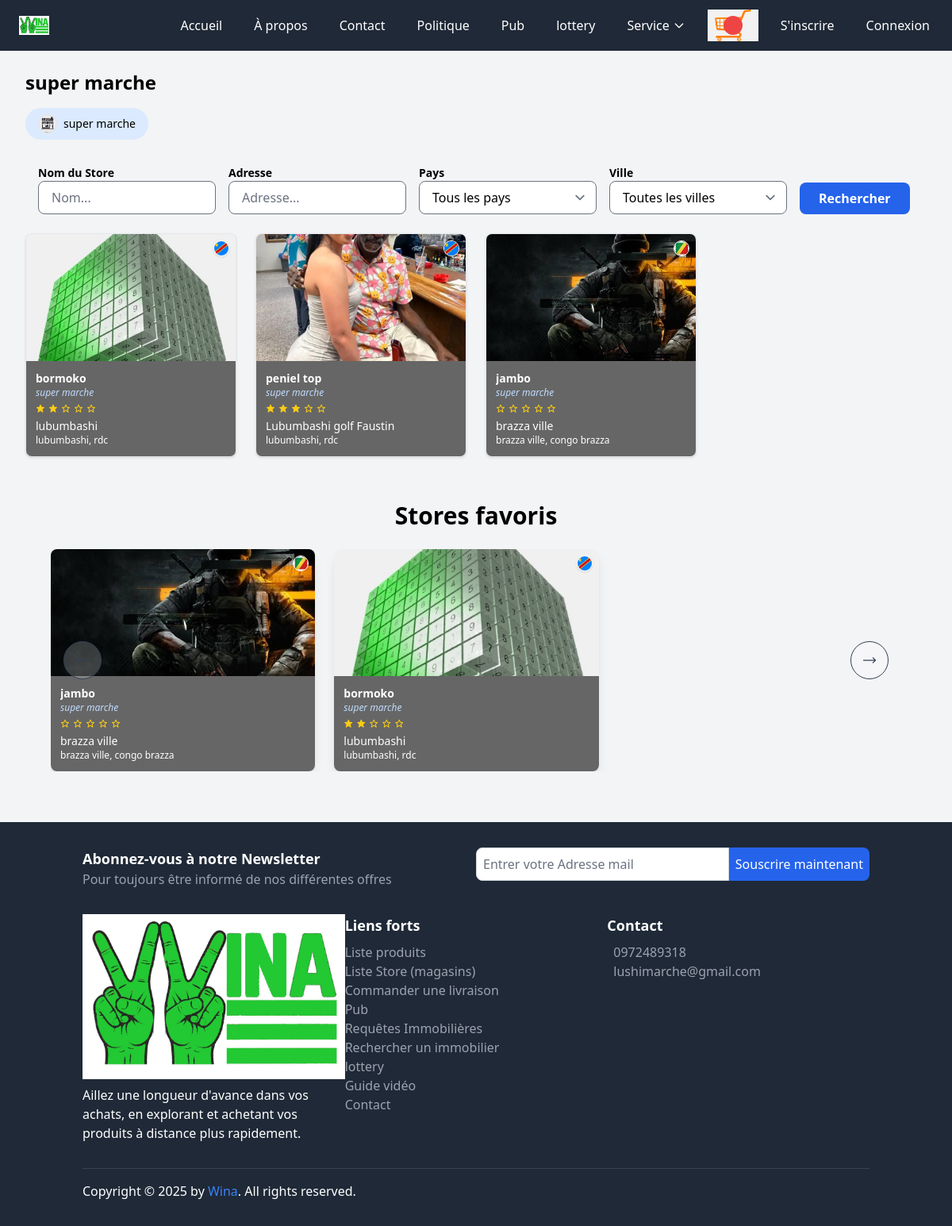
Page /stores/by-typestore-django/1/ on the committed database.
### core/models.py (models this page shows, shortened)
class Typestore(models.Model):
    nom = models.CharField(max_length=100)
    image = models.ImageField(upload_to="typestore_img/", blank=True, null=True)

class Store(models.Model):
    owner = models.ForeignKey(
        settings.AUTH_USER_MODEL,
        on_delete=models.CASCADE,
        related_name="stores"
    )
    name = models.CharField(max_length=255)
    slug = models.SlugField(blank=True, null=True, unique=True)
    description = models.TextField()
    adresse = models.TextField()
    thumbnail = models.ImageField(
        upload_to="img",
        null=True,
        blank=True,
        verbose_name="Image du Store"
    )
    created_at = models.DateTimeField(auto_now_add=True)
    updated_at = models.DateTimeField(auto_now=True)
    typestore = models.ForeignKey(
        Typestore,
        on_delete=models.SET_NULL,
        null=True,
        blank=True
    )
    typebusiness = models.ForeignKey(
        'TypeBusiness',
        on_delete=models.SET_NULL,
        null=True,
        blank=True,
        related_name='stores'
    )
    country = models.ForeignKey(
        Country,
        on_delete=models.SET_NULL,
        null=True,
        blank=True,
        related_name="stores"
    )
    city = models.ForeignKey(
        City,
        on_delete=models.SET_NULL,
        null=True,
        blank=True,
        related_name="stores"
    )
    apply_commission = models.BooleanField(default=True)
    favoritestore = models.BooleanField(default=False)
    is_active = models.BooleanField(default=False)
    latitude = models.DecimalField(max_digits=9, decimal_places=6, null=True, blank=True)
    longitude = models.DecimalField(max_digits=9, decimal_places=6, null=True, blank=True)
    from django.utils.text import slugify
    @property
    def average_rating(self):
        from django.db.models import Avg
        average = self.testimonials.aggregate(avg=Avg('rating'))['avg'] or 0
        return round(average / 2, 1)  # Note sur 5 étoiles

class Country(models.Model):
    name = models.CharField(max_length=100, unique=True)
    flag = models.ImageField(upload_to='flags/')

class City(models.Model):
    name = models.CharField(max_length=100)
    image = models.ImageField(upload_to='cities/')
    country = models.ForeignKey(Country, on_delete=models.CASCADE, related_name='cities')

class FeaturedStore(models.Model):
    store = models.ForeignKey(Store, on_delete=models.CASCADE, related_name='featured_entries')
    show_in_all = models.BooleanField(default=False, help_text="Afficher pour tous les pays et villes")
    country = models.ForeignKey(Country, on_delete=models.SET_NULL, null=True, blank=True)
    city = models.ForeignKey(City, on_delete=models.SET_NULL, null=True, blank=True)
    start_date = models.DateField(null=True, blank=True)
    end_date = models.DateField(null=True, blank=True)
    created_at = models.DateTimeField(auto_now_add=True)

### base/views.py (the view)
# urls.py: path("stores/by-typestore-django/<int:typestore_id>/", views.stores_by_typestore_django, name="stores_by_typestore_django"),
def stores_by_typestore_django(request, typestore_id):
    typestore = get_object_or_404(Typestore, id=typestore_id)
    country_id = request.GET.get("country")
    city_id = request.GET.get("city")
    name = request.GET.get("name", "").strip()
    stores = Store.objects.filter(typestore_id=typestore_id, is_active=True)
    if country_id:
        stores = stores.filter(country_id=country_id)
    if city_id:
        stores = stores.filter(city_id=city_id)
    if name:
        stores = stores.filter(name__icontains=name)
    paginator = Paginator(stores, 6)  # ← mets plus que 1 pour un rendu normal
    page_number = request.GET.get('page')
    try:
        stores_page = paginator.page(page_number)
    except PageNotAnInteger:
        stores_page = paginator.page(1)
    except EmptyPage:
        stores_page = paginator.page(paginator.num_pages)
    user = request.user
    if user.is_authenticated:
        featured_stores = FeaturedStore.objects.filter(
            Q(show_in_all=True) |
            Q(show_in_all=False, country=user.country) |
            Q(show_in_all=False, city=user.city)
        ).select_related('store', 'store__country', 'store__city').order_by('-created_at')
    else:
        featured_stores = FeaturedStore.objects.filter(
            show_in_all=True
        ).select_related('store', 'store__country', 'store__city').order_by('-created_at')
    context = {
        "typestore": typestore,
        "stores": stores_page,
        "countries": Country.objects.all(),
        "cities": City.objects.all(),
        "typebusinesses": TypeBusiness.objects.all(),
        "typestores": Typestore.objects.all(),
        "featured_stores": featured_stores,
        "selected_country": int(country_id) if country_id else None,
        "selected_city": int(city_id) if city_id else None,
        "search_name": name,
    }
    return render(request, "base/stores_by_typestore.html", context)

### core/context_processors.py (called while the page is built)
def cart(request):
    if request.user.is_authenticated:
        cart = get_or_create_cart(request.user)
    else:
        cart = None
    return {'cart': cart}

def unread_notifications_count(request):
    if request.user.is_authenticated:
        hidden_ids = UserNotificationHide.objects.filter(user=request.user).values_list('notification_id', flat=True)
        count = Notification.objects.filter(user=request.user, is_read=False).exclude(id__in=hidden_ids).count()
        return {'unread_notifications_count': count}
    return {}

### base/templates/base/stores_by_typestore.html (shortened to what this page needs)
{% extends 'base.html' %}
{% load static %}
{% block content %}
<div class="max-w-7xl mx-auto px-4 sm:px-6 lg:px-8 py-6">
  <h2 class="text-2xl font-bold mb-4">{{ typestore.nom }}</h2>
  <div class="flex space-x-3 overflow-x-auto mb-8">
    {% for typestore in typestores %}
      <a href="" class="flex items-center space-x-2 px-4 py-2 bg-blue-100 hover:bg-blue-200 transition rounded-full">
        {% if typestore.image %}
          <img src="{{ typestore.image.url }}" alt="{{ typestore.nom }}" class="w-6 h-6 rounded-full">
        {% endif %}
        <span class="text-sm font-medium">{{ typestore.nom }}</span>
      </a>
    {% endfor %}
  </div>
  <div class="px-4 mb-6 w-full">
    <form method="GET" class="hidden sm:flex items-end gap-4 flex-wrap">
      <div class="flex flex-col">
        <label class="text-sm font-semibold">Nom du Store</label>
        <input type="text" name="name" value="{{ search_name }}" placeholder="Nom..."
               class="px-4 py-2 border rounded-lg w-56">
      </div>
      <div class="flex flex-col">
        <label class="text-sm font-semibold">Adresse</label>
        <input type="text" name="adresse" value="{{ store_address }}" placeholder="Adresse..."
               class="px-4 py-2 border rounded-lg w-56">
      </div>
      <div class="flex flex-col">
        <label class="text-sm font-semibold">Pays</label>
        <select name="country" class="px-4 py-2 border rounded-lg w-56">
          <option value="">Tous les pays</option>
        </select>
      </div>
      <div class="flex flex-col">
        <label class="text-sm font-semibold">Ville</label>
        <select name="city" class="px-4 py-2 border rounded-lg w-56">
          <option value="">Toutes les villes</option>
        </select>
      </div>
      <div>
        <button type="submit" class="px-6 py-2 bg-blue-600 text-white rounded-lg font-semibold hover:bg-blue-700">
          Rechercher
        </button>
      </div>
    </form>
  </div>
  <div id="stores" class="grid grid-cols-1 sm:grid-cols-2 md:grid-cols-3 lg:grid-cols-4 gap-6 mt-6 mb-4">
  {% for store in stores %}
    <a href="{% url 'store_detail' store.slug %}" class="flex-shrink-0 relative border rounded-lg shadow hover:shadow-lg overflow-hidden bg-white">
      <div class="h-40 bg-cover bg-center" style="background-image: url('{% if store.thumbnail %}{{ store.thumbnail.url }}{% else %}{% static 'img/default-thumbnail.jpg' %}{% endif %}')">
        {% if store.country.flag %}
          <div class="absolute top-2 right-2">
            <img src="{{ store.country.flag.url }}" class="w-5 h-5 rounded-full border border-white shadow" alt="{{ store.country.name }}">
          </div>
        {% endif %}
      </div>
      <div class="bg-black bg-opacity-60 text-white p-3 text-sm">
        <h3 class="font-semibold truncate">{{ store.name }}</h3>
        <p class="text-xs text-blue-200 italic">{{ store.typestore.nom }}</p>
        <div class="flex items-center space-x-1 text-xs mt-1">
          {% with rating=store.average_rating|default:0 %}
            {% for i in "12345" %}
              {% if rating >= forloop.counter %}
                <i class="bx bxs-star text-yellow-400 text-xs"></i>
              {% elif rating >= forloop.counter0|add:"0.5" %}
                <i class="bx bxs-star-half text-yellow-400 text-xs"></i>
              {% else %}
                <i class="bx bx-star text-yellow-400 text-xs"></i>
              {% endif %}
            {% endfor %}
          {% endwith %}
        </div>
        <p class="truncate mt-1">{{ store.adresse }}</p>
        <p class="text-xs">{{ store.city.name }}, {{ store.country.name }}</p>
      </div>
    </a>
  {% empty %}
    <p class="text-gray-500">Aucun store trouvé.</p>
  {% endfor %}
</div>
<section id="favorite_stores" class="pt-4 pb-10 bg-gray-100">
  <div class="max-w-7xl mx-auto px-4 sm:px-6 lg:px-8">
    <h2 class="text-3xl font-semibold mt-6 mb-6 text-center">Stores favoris</h2>
    <div class="relative w-full glide-01">
      <div class="overflow-hidden" data-glide-el="track">
        <ul class="flex gap-6">
          {% for featured in featured_stores %}
            {% with store=featured.store %}
              <li class="min-w-[250px] md:w-[calc(33.33%-24px)]">
                <a href="{% url 'store_detail' store.slug %}" class="block bg-white rounded-lg shadow-lg hover:shadow-2xl overflow-hidden relative">
                  <div class="h-40 bg-cover bg-center" style="background-image: url('{% if store.thumbnail %}{{ store.thumbnail.url }}{% else %}{% static 'img/default-thumbnail.jpg' %}{% endif %}')">
                    {% if store.country.flag %}
                      <div class="absolute top-2 right-2">
                        <img src="{{ store.country.flag.url }}" class="w-5 h-5 rounded-full border border-white shadow" alt="{{ store.country.name }}">
                      </div>
                    {% endif %}
                  </div>
                  <div class="bg-black bg-opacity-60 text-white p-3 text-sm">
                    <h3 class="font-semibold truncate">{{ store.name }}</h3>
                    <p class="text-xs text-blue-200 italic">{{ store.typestore.nom }}</p>
                    <div class="flex items-center space-x-1 text-xs mt-1">
                      {% with rating=store.average_rating|default:0 %}
                        {% for i in "12345" %}
                          {% if rating >= forloop.counter %}
                            <i class="bx bxs-star text-yellow-400 text-xs"></i>
                          {% elif rating >= forloop.counter0|add:"0.5" %}
                            <i class="bx bxs-star-half text-yellow-400 text-xs"></i>
                          {% else %}
                            <i class="bx bx-star text-yellow-400 text-xs"></i>
                          {% endif %}
                        {% endfor %}
                      {% endwith %}
                    </div>
                    <p class="truncate mt-1">{{ store.adresse }}</p>
                    <p class="text-xs">{{ store.city.name }}, {{ store.country.name }}</p>
                  </div>
                </a>
              </li>
            {% endwith %}
          {% endfor %}
        </ul>
      </div>
      <div class="absolute left-0 flex items-center justify-between w-full h-0 px-4 top-1/2" data-glide-el="controls">
        <button class="inline-flex items-center justify-center w-8 h-8 transition duration-300 border rounded-full lg:w-12 lg:h-12 text-slate-700 border-slate-700 hover:text-slate-900 hover:border-slate-900 bg-white/20" data-glide-dir="<">
          <svg xmlns="http://www.w3.org/2000/svg" fill="none" viewBox="0 0 24 24" stroke-width="1.5" stroke="currentColor" class="w-5 h-5">
            <path stroke-linecap="round" stroke-linejoin="round" d="M6.75 15.75L3 12m0 0l3.75-3.75M3 12h18"/>
          </svg>
        </button>
        <button class="inline-flex items-center justify-center w-8 h-8 transition duration-300 border rounded-full lg:w-12 lg:h-12 text-slate-700 border-slate-700 hover:text-slate-900 hover:border-slate-900 bg-white/20" data-glide-dir=">">
          <svg xmlns="http://www.w3.org/2000/svg" fill="none" viewBox="0 0 24 24" stroke-width="1.5" stroke="currentColor" class="w-5 h-5">
            <path stroke-linecap="round" stroke-linejoin="round" d="M17.25 8.25L21 12m0 0l-3.75 3.75M21 12H3"/>
          </svg>
        </button>
      </div>
    </div>
  </div>
</section>
</div>
{% endblock %}

### rows in the picture
Typestore: nom "super marche", image (picture)
Store: thumbnail (picture), country.flag (picture), name "bormoko", typestore.nom "super marche", adresse "lubumbashi", city.name "lubumbashi", country.name "rdc"
Store: thumbnail (picture), country.flag (picture), name "peniel top", typestore.nom "super marche", adresse "Lubumbashi golf Faustin", city.name "lubumbashi", country.name "rdc"
Store: thumbnail (picture), country.flag (picture), name "jambo", typestore.nom "super marche", adresse "brazza ville", city.name "brazza ville", country.name "congo brazza"
FeaturedStore: thumbnail (picture), store.country.flag (picture), store.name "jambo", store.typestore.nom "super marche", store.adresse "brazza ville", store.city.name "brazza ville", store.country.name "congo brazza"
FeaturedStore: thumbnail (picture), store.country.flag (picture), store.name "bormoko", store.typestore.nom "super marche", store.adresse "lubumbashi", store.city.name "lubumbashi", store.country.name "rdc"
